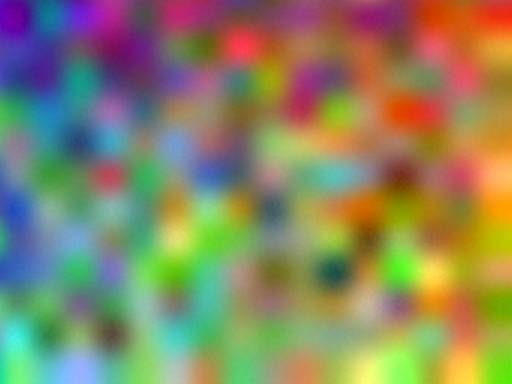
#> input picture tests/fixtures/v2_crop20_q70.jpg, 512 x 384 px
$ python -i watermark.py   (imports and definitions only)
#> lines starting #> are read from the running program, lines starting #| are printed output that depends on the picture
"""Detection of the Dream Art Fields pixel signature (SPEC.md, sections 3 to 8).

Detection only: this package has no code that writes the signature. The algorithm and its
numbers follow Dream Art Fields' own detector exactly (same keys, same random tables, same float
arithmetic), so a file gives the same result here as in the app.

The signature says "made with Dream Art Fields, AI-generated, library item #hash". The detection
key is public on purpose, so anyone can also try to forge or scrub it: authenticity comes from the
signed C2PA manifest, never from this pattern alone.
"""

from __future__ import annotations

import binascii
import hashlib
import math
from collections.abc import Iterator
from dataclasses import dataclass, replace
from functools import lru_cache
from itertools import combinations
from typing import Any

import numpy as np
from PIL import Image

from .params import (
    BITS,
    CANDIDATES,
    CODEC_GRIDS,
    FLAG_AI,
    FLIP_POOL,
    LEGACY_VERSION,
    MAGIC,
    MAX_ASPECT,
    MAX_BINS_PER_CELL,
    MIN_DETECT_SIDE,
    PARAMS,
    PILOT,
    SCREEN_BINS,
    SCREEN_MIN_Z,
    SEARCH_TRIES,
    VERSION,
    VIDEO_CELLS,
    VIDEO_SHORT_SIDES,
    LegacyParams,
    Params,
)


def id_hash(asset_id: str) -> int:
    """The 32-bit asset hash a signature carries: BLAKE2b (4-byte digest) of the UTF-8 id."""
    return int.from_bytes(hashlib.blake2b(asset_id.encode(), digest_size=4).digest(), "big")


def keyed_rng(key: str) -> np.random.Generator:
    """NumPy's default generator (PCG64) seeded with the first 8 bytes of SHA-256(key)."""
    return np.random.default_rng(int.from_bytes(hashlib.sha256(key.encode()).digest()[:8], "big"))


@dataclass(frozen=True)
class Detection:
    """A signature that was found: its version, AI flag, asset hash and confidence (mean |z|)."""

    version: int
    ai: bool
    id_hash: int
    confidence: float

    @property
    def asset_hash(self) -> str:
        return f"{self.id_hash:08x}"

    def matches(self, asset_id: str) -> bool:
        """True when the signature points to the library item `asset_id`."""
        return self.id_hash == id_hash(asset_id)

    # [8 lines left out: function as_dict, not called in this run]


def decode(
    corr: np.ndarray, z: np.ndarray, version: int, min_conf: float, flips: int = 0
) -> Detection | None:
    """The payload from per-bit correlations; None if confidence, magic, version or CRC fail.

    The confidence gate comes first (unmarked pictures give a mean |z| near 0.8). With `flips`,
    a failed check is repaired by flipping up to that many of the `FLIP_POOL` weakest bits; magic,
    version and CRC (28 check bits) must all hold afterwards."""
    confidence = float(np.mean(np.abs(z)))
    if confidence < min_conf:
        return None
    bits = (corr > 0).astype(np.uint8)
    weak = np.argsort(np.abs(z))[:FLIP_POOL].tolist()
    for n in range(flips + 1):
        for combo in combinations(weak, n):
            b = bits.copy()
            b[list(combo)] ^= 1
            data = np.packbits(b).tobytes()
            if data[0] != MAGIC or data[1] >> 4 != version:
                continue
            if binascii.crc_hqx(data[:6], 0xFFFF) == int.from_bytes(data[6:], "big"):
                ai, h = bool(data[1] & FLAG_AI), int.from_bytes(data[2:6], "big")
                return Detection(version, ai, h, round(confidence, 2))
    return None


# ------------------------------------------------------------------ shared signal helpers
def _box(a: np.ndarray, r: int) -> np.ndarray:
    """Mean over a (2r+1)^2 window, edges repeated."""
    k = 2 * r + 1
    c = np.pad(np.pad(a, r, mode="edge").cumsum(0).cumsum(1), ((1, 0), (1, 0)))
    return (c[k:, k:] - c[:-k, k:] - c[k:, :-k] + c[:-k, :-k]) / (k * k)


def _whiten(y: np.ndarray, r: int) -> np.ndarray:
    """High-pass (minus the local mean), divided by local activity."""
    hp = y - _box(y, r)
    return hp / (_box(np.abs(hp), 2) + 1.0)


def _luma(im: Image.Image) -> Image.Image:
    """8-bit luminance (ITU-R 601-2, as Pillow's RGB -> L conversion). An "F" image is taken as
    luminance already (the mean of video frames), so its fractions are not rounded away."""
    return im if im.mode == "F" else im.convert("RGB").convert("L")


def _luma_f(im: Image.Image) -> Image.Image:
    """Luminance as a float ("F") image."""
    return im if im.mode == "F" else _luma(im).convert("F")


def grid_luma(im: Image.Image, grid: int) -> np.ndarray:
    """Luminance box-resampled onto a `grid` x `grid` field, as float32."""
    return np.asarray(_luma_f(im).resize((grid, grid), Image.Resampling.BOX), np.float32)


# ------------------------------------------------------------------ version 1 (and old video)
class LegacyDetector:
    """Version 1: a `grid` x `grid` field stretched over the whole picture. Video exported before
    v2 uses the same grid and key, averaged over frames."""

    def __init__(self, p: LegacyParams = PARAMS.legacy):
        self.p = p
        g = p.grid
        rng = keyed_rng(p.key)
        self.bit_of = (rng.permutation(g * g) % BITS).reshape(g, g)
        self.sign = rng.choice(np.array([-1.0, 1.0], np.float32), g * g).reshape(g, g)

    def detect(self, im: Image.Image) -> Detection | None:
        if min(im.size) < MIN_DETECT_SIDE:
            return None
        return self.detect_grid(grid_luma(im, self.p.grid))

    def detect_grid(self, yc: np.ndarray) -> Detection | None:
        """Looks for the signature in luminance already on the grid."""
        hp = _whiten(yc, 1)
        idx = self.bit_of.ravel()
        corr = np.bincount(idx, (hp * self.sign).ravel(), BITS)
        energy = np.bincount(idx, (hp * hp).ravel(), BITS)
        z = corr / np.sqrt(energy + 1e-9)
        return decode(corr, z, LEGACY_VERSION, self.p.min_confidence)

    # [6 lines left out: function detect_frames, not called in this run]


# ------------------------------------------------------------------ version 2 search helpers
@dataclass(frozen=True)
class _Fold:
    """One period hypothesis, folded onto a tile of `ny` x `nx` bins and aligned on the pilot."""

    py: float
    px: float
    ny: int
    nx: int
    oy: float  # pilot offset in bins, with sub-bin precision
    ox: float
    pilot_z: float
    corr: np.ndarray
    z: np.ndarray


# [69 lines left out: functions _without_codec_grid, _distinct, _peaks, _wsums, _half, _subpeak, not called in this run]


# ------------------------------------------------------------------ version 2
class TiledDetector:
    """Version 2: a key-seeded tile of cells repeated over the picture from its top-left corner."""

    # [18 lines left out: functions __init__, cell_px, not called in this run]

    def period_px(self, size: tuple[int, int], cells: int | None = None) -> int:
        """Tile period in pixels: `tile` cells."""
        return self.p.tile * self.cell_px(size, cells)

    # [39 lines left out: functions detect_exact, detect_period, search, not called in this run]

    def detect(self, im: Image.Image, hints: tuple[float, ...] = ()) -> Detection | None:
        """The exact grid first, then the full search."""
        return self.detect_exact(im) or self.search(im, hints=hints)

    # -------------------------------------------------------------- search internals
    # [108 lines left out: functions _working_luma, _periods, _periods_2d, _fold, not called in this run]

    def _bins(self, f: _Fold) -> int:
        """Sub-cells per cell for a final read: about one working pixel each."""
        return int(min(max(min(f.py, f.px) / self.p.tile + 0.5, 2), MAX_BINS_PER_CELL))

    # [49 lines left out: functions _refine, _folds, not called in this run]


# ------------------------------------------------------------------ both versions
class Detector:
    """Looks for the signature in a picture: version 2 at its exact grid, then version 1, then
    the version 2 search for crops and resizes (the order Dream Art Fields uses)."""

    # [4 lines left out: function __init__, not called in this run]

    def detect(self, im: Image.Image) -> Detection | None:
        return self.v2.detect_exact(im) or self.v1.detect(im) or self.v2.search(im)

    # [46 lines left out: functions detect_frames, detect_mean, flattened, video_periods, not called in this run]


@lru_cache
def default_detector() -> Detector:
    return Detector(PARAMS)


# [6 lines left out: function table_digests, not called in this run]

>>> from PIL import Image
>>> picture = Image.open('../tests/fixtures/v2_crop20_q70.jpg')
#> picture is the input picture: PIL image 512x384 RGB; mean R, G, B 137.3, 133.5, 98.3
>>> result = LegacyDetector().detect(picture)
#> in _luma, `return im if im.mode == "F" else im.convert("RGB").convert("L")`:
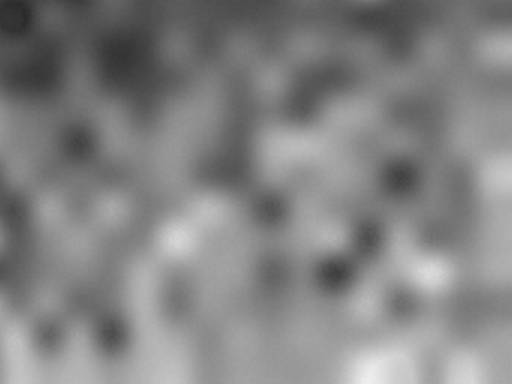
#> returned value: PIL image 512x384 L; min 41, max 238, mean 130.6
#> in grid_luma, `return np.asarray(_luma_f(im).resize((grid, grid), Image.Resampling.BO..`:
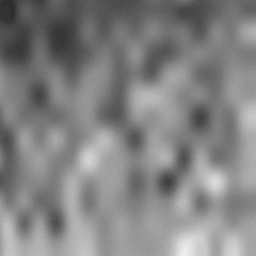
#> returned value: shape (256, 256) float32; min 41.75, max 238, mean 130.7
#> in _box, `k = 2 * r + 1`: k = 3
#> in _box, `c = np.pad(np.pad(a, r, mode="edge").cumsum(0).cumsum(1), ((1, 0), (1,..`:
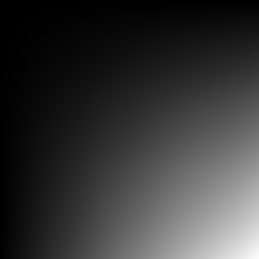
#> c: shape (259, 259) float32; min 0, max 8700874, mean 1864138.5; drawn with min black and max white
#> in _whiten, `hp = y - _box(y, r)`:
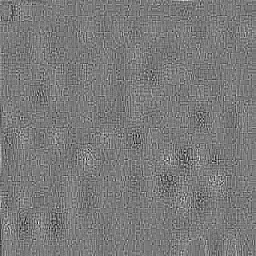
#> hp: shape (256, 256) float32; min -4.42, max 4.75, mean 2.29e-05; drawn with min black and max white
#> call 2 of _box, with r = 2
#> in _box (call 2), `c = np.pad(np.pad(a, r, mode="edge").cumsum(0).cumsum(1), ((1, 0), (1,..`:
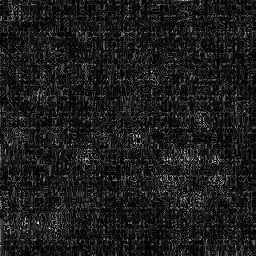
#> a: shape (256, 256) float32; min 0, max 4.75, mean 0.538; drawn with min black and max white
#> in _box (call 2), `return (c[k:, k:] - c[:-k, k:] - c[k:, :-k] + c[:-k, :-k]) / (k * k)`:
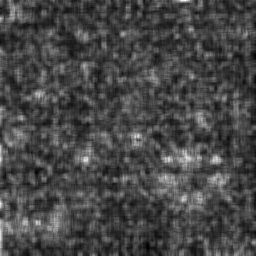
#> returned value: shape (256, 256) float32; min 0.0266, max 1.86, mean 0.539; drawn with min black and max white
#> in detect_grid, `corr = np.bincount(idx, (hp * self.sign).ravel(), BITS)`: corr = 64 values, max 23.53 at index 29, min -33.03 at index 20, mean -0.666
#> in detect_grid, `energy = np.bincount(idx, (hp * hp).ravel(), BITS)`: energy = 64 values, max 213 at index 31, min 164.2 at index 14, mean 195.4
#> in detect_grid, `z = corr / np.sqrt(energy + 1e-9)`: z = 64 values, max 1.7 at index 29, min -2.36 at index 20, mean -0.0495
#> in decode, `confidence = float(np.mean(np.abs(z)))`: confidence = 0.641
#> result = None

$ run again, on tests/fixtures/c2pa_signed.png
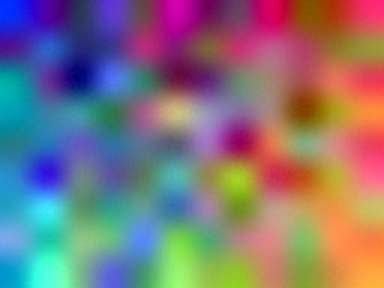
#> input picture tests/fixtures/c2pa_signed.png, 384 x 288 px
#> picture is the input picture: PIL image 384x288 RGB; mean R, G, B 128.4, 116.5, 122.1
#> in grid_luma, `return np.asarray(_luma_f(im).resize((grid, grid), Image.Resampling.BO..`:
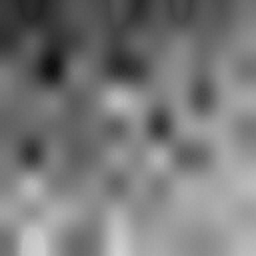
#> returned value: shape (256, 256) float32; min 13, max 209, mean 120.8
#> k = 3
#> c: shape (261, 261) float32
#> in _box (call 2), `return (c[k:, k:] - c[:-k, k:] - c[k:, :-k] + c[:-k, :-k]) / (k * k)`:
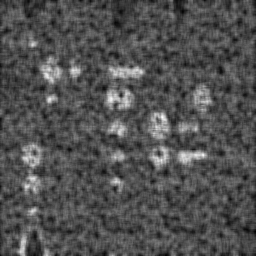
#> returned value: shape (256, 256) float32; min 0.112, max 1.68, mean 0.613; drawn with min black and max white
#> corr = 64 values, max 35.56 at index 54, min -32.29 at index 28, mean 2.15
#> energy = 64 values, max 226.8 at index 47, min 193.5 at index 35, mean 208.3
#> z = 64 values, max 2.42 at index 54, min -2.23 at index 28, mean 0.15
#> confidence = 0.864
#> result = None

$ run again, on tests/fixtures/unsigned.png
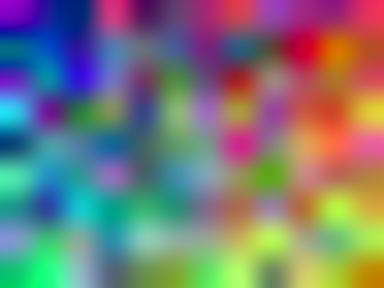
#> input picture tests/fixtures/unsigned.png, 384 x 288 px
#> picture is the input picture: PIL image 384x288 RGB; mean R, G, B 120.1, 121.6, 119.3
#> in grid_luma, `return np.asarray(_luma_f(im).resize((grid, grid), Image.Resampling.BO..`:
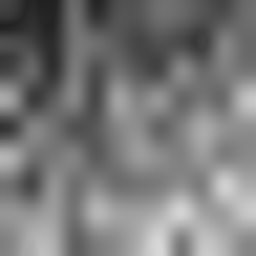
#> returned value: shape (256, 256) float32; min 32, max 215, mean 120.9
#> k = 3
#> c: shape (261, 261) float32
#> in _box (call 2), `return (c[k:, k:] - c[:-k, k:] - c[k:, :-k] + c[:-k, :-k]) / (k * k)`:
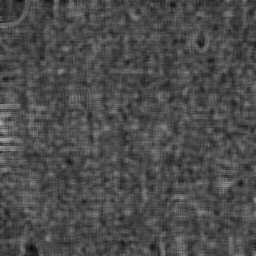
#> returned value: shape (256, 256) float32; min 0.04, max 0.704, mean 0.298
#> corr = 64 values, max 20.29 at index 19, min -20.21 at index 27, mean -0.499
#> energy = 64 values, max 90.94 at index 20, min 73.89 at index 12, mean 82.61
#> z = 64 values, max 2.26 at index 47, min -2.24 at index 27, mean -0.0592
#> confidence = 0.828
#> result = None

$ run again, on tests/fixtures/v1_signed.png
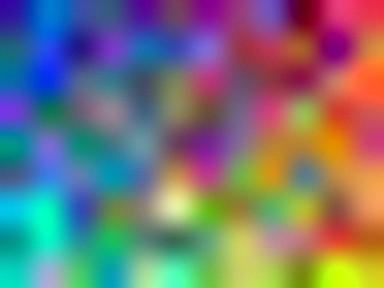
#> input picture tests/fixtures/v1_signed.png, 384 x 288 px
#> picture is the input picture: PIL image 384x288 RGB; mean R, G, B 117.3, 117.7, 117.2
#> in grid_luma, `return np.asarray(_luma_f(im).resize((grid, grid), Image.Resampling.BO..`:
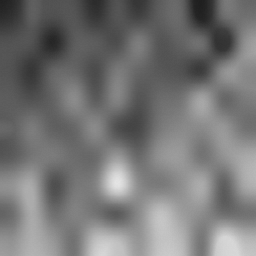
#> returned value: shape (256, 256) float32; min 31, max 228.5, mean 117.6
#> k = 3
#> c: shape (261, 261) float32
#> in _box (call 2), `return (c[k:, k:] - c[:-k, k:] - c[k:, :-k] + c[:-k, :-k]) / (k * k)`:
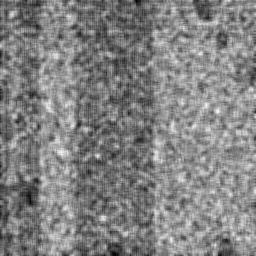
#> returned value: shape (256, 256) float32; min 0.246, max 1.34, mean 0.807; drawn with min black and max white
#> corr = 64 values, max 442.3 at index 47, min -440.1 at index 12, mean 28.42
#> energy = 64 values, max 284.5 at index 51, min 250.3 at index 63, mean 265.6
#> z = 64 values, max 26.67 at index 47, min -26.67 at index 54, mean 1.68
#> confidence = 26.15
#> bits = 64 values, max 1 at index 0, min 0 at index 2, mean 0.531
#> weak = [3, 17, 25, 42, 32, 15, 7, 5, 62, 44, 29, 37]
